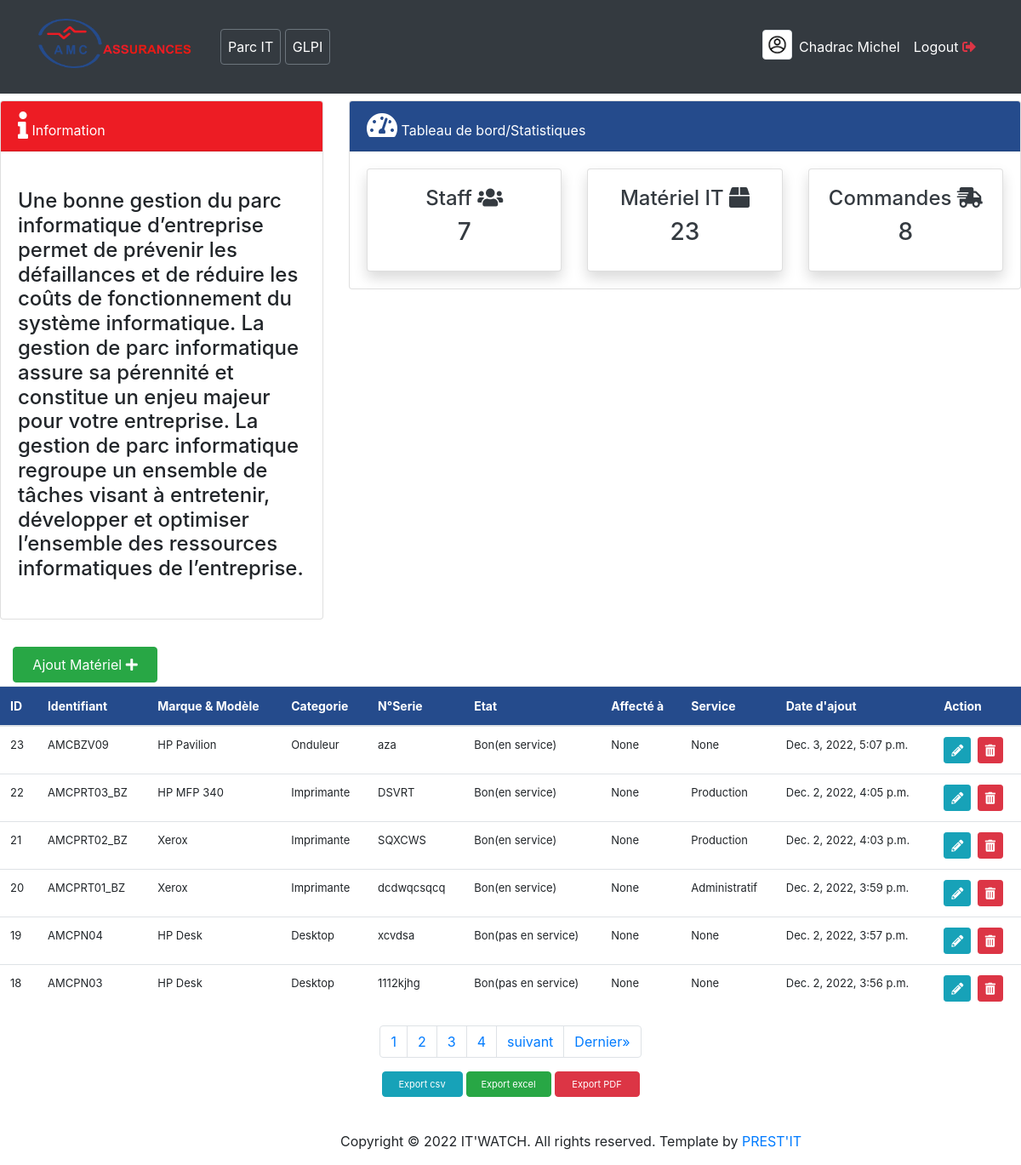
Screenshot of /product/ (signed in) with the database file from the repository.
### user/models.py (models this page shows, shortened)
class Profile(models.Model):
    staff = models.OneToOneField(User, on_delete=models.CASCADE, null=True)
    address = models.CharField(max_length=200, null=True)
    phone = models.CharField(max_length=20, null=True)
    image = models.ImageField(default='avatar.jpg', upload_to='Profile_Images', null=True)
    job_function = models.CharField(max_length=200, null=True)

### dashboard/models.py (models this page shows, shortened)
class Product(models.Model):
    identifiant = models.CharField(max_length=255, blank=True, unique=True, null=True)
    categorie = models.CharField(max_length=255, blank=True, null=True, choices=CATEGORY)
    etat = models.CharField(max_length=255, blank=True, null=True, choices=ETAT)
    departement = models.CharField(max_length=255, blank=True, null=True, choices=DEPARTEMENT)
    affecte_a = models.CharField(max_length=255, blank=True, null=True, choices=UTILISATEUR)
    date_achat = models.DateField(blank=True, null=True)
    prix_achat = models.DecimalField(max_digits=10, decimal_places=2, blank=True, null=True)
    marque_modele = models.CharField(max_length=255, null=True)
    noSerie = models.CharField(max_length=20, null=True, unique=True)
    date_affectation = models.DateField(blank=True, null=True)
    observation = models.TextField(max_length=250, blank=True, null=True)
    created_at = models.DateTimeField(auto_now_add=True)
    updated_at = models.DateTimeField(auto_now_add=True)
    objects = models.Manager()
    class Meta:
        verbose_name_plural = 'Liste du matériel' # On change le nom de cette table dans l'Admin Panel

### dashboard/views.py (the view)
# urls.py: path('product/', views.product, name='dashboard-product'),
@login_required()  # on met ce "decorators" pârtout où l'on veut que le user soit connecté avant d'y acceder
def product(request):
    pi = Product.objects.all().order_by('-updated_at')
    p = Paginator(pi, 6) #Pagination par 9, c-à-d chaque page affichera 9 élements #Usisng SQL
    page = request.GET.get('page')
    queryset = p.get_page(page)
    nums = "a" * queryset.paginator.num_pages #POUR AFFICHER LE NOMBRE EXACT DES PAGES et afiicher le nombres exact
    workers_count = User.objects.all().count()
    products_count = Product.objects.all().count()
    orders_count = Order.objects.all().count()
    if request.method == 'POST':
        form = ProductForm(request.POST or '')
        if form.is_valid():
            form.save()
            product_name = form.cleaned_data.get('identifiant')
            product_modele = form.cleaned_data.get('marque_modele')
            messages.success(request, f"{product_name}-{product_modele} a été ajouté avec succès")
            return redirect('dashboard-product')  # puis on redirige vers la page de la liste
    else:
        form = ProductForm()
    title = "Liste du matériel"
    context = {
        'title': title,
        'queryset': queryset,
        'nums': nums,
        'form' : form,
        'workers_count': workers_count,
        'products_count': products_count,
        'orders_count': orders_count,
    }
    return render(request, 'dashboard/product.html', context)

### dashboard/templates/dashboard/product.html (shortened to what this page needs)
{% extends 'partials/base.html' %}
{% load crispy_forms_tags %}
{% block content %}
{% include 'partials/topnav.html' %}
<div class="row my-4">
    <div class="col-md-12">
        <div class="col-md-2">
            <div class="mt-2 mb-1">
                <a class="nav-link text-white btn btn-success" data-toggle="modal" data-target="#addModal" href="">Ajout Matériel <i class="fas fa-plus"></i></a>
            </div>
        </div>
        <table class="table bg-white" >
            <thead class=" text-white" style="background-color: rgb(37, 75, 140);font-size:14px ;">
                <tr>
                    <th>ID</th>
                    <th>Identifiant</th>
                    <th>Marque & Modèle</th>
                    <th>Categorie</th>
                    <th>N°Serie</th>
                    <th>Etat</th>
                    <th>Affecté à</th>
                    <th>Service</th>
                    <th>Date d'ajout</th>
                    <th>Action</th>
                </tr>
            </thead>
            <tbody style="font-size:13px ;">
                {% for instance in queryset %}
                <tr>
                    <td>{{instance.id}}</td>
                    <td>{{instance.identifiant}}</td>
                    <td>{{instance.marque_modele}}</td>
                    <td>{{instance.categorie}}</td>
                    <td>{{instance.noSerie}}</td>
                    <td>{{instance.etat}}</td>
                    <td>{{instance.affecte_a}}</td>
                    <td>{{instance.departement}}</td>
                    <td>{{instance.created_at}}</td>
                    <td>
                        <a class="btn btn-info btn-sm"
                            href="{% url 'dashboard-updatedata' instance.id %}"> <i class="fas fa-pencil-alt" data-toggle="modal" data-target=""></i></a>
                        <a class="btn btn-danger btn-sm ml-1"
                            href="#"><i class="fas fa-trash-alt" data-toggle="modal" data-target="#deleteModal"></i></a>
                    </td>
                </tr>
                {% endfor %}
            </tbody>
        </table>
        <div class="clearfix">
                <nav aria-label="Page navigation example">
                    <ul class="pagination justify-content-center">
                        {% for i in nums %}
                        <li class="page-item"><a href="?page={{forloop.counter}}" class="page-link">{{forloop.counter}}</a></li>
                        {% endfor %}
                        {% if queryset.has_next %}
                            <li class="page-item"><a class="page-link" href="?page={{queryset.next_page_number}}">suivant</a></li>
                            <li class="page-item"><a class="page-link" href="?page={{queryset.paginator.num_pages}}"> Dernier&raquo;</a></li>
                        {% endif %}
                    </ul>
                    <ul class="pagination justify-content-center mt-3">
                        <li>
                            <a class=" btn btn-info mr-1"  style="width:95px; font-size:11px" href="{% url 'dashboard-product_csv' %}">Export csv</a>
                        </li>
                        <li>
                            <a class=" btn btn-success mr-1"  style="width:100px; font-size:11px" href="{% url 'dashboard-export_excel' %}">Export excel</a>
                        </li>
                        <li>
                            <a class=" btn btn-danger "  style="width:100px; font-size:11px" href="{% url 'dashboard-export_pdf' %}">Export PDF</a>
                        </li>
                    </ul>
                </nav>
        </div>
    </div>
</div>
{% endblock %}

### dashboard/templates/partials/nav.html (shortened to what this page needs)
{% load static %}
<nav class="navbar navbar-expand-lg navbar-info bg-dark">
    <div class="container">
        {% if user.is_authenticated %}
        <a class="navbar-brand text-white"  href="{% url 'dashboard-index' %}">
            <img src="{% static 'img/Logo_AMC.png' %}" alt="AMC Asssurances" style="width: 180px; margin-bottom:8px; margin-right:18px;" />
        </a>
        <div class="collapse navbar-collapse" id="navbarSupportedContent">
            <ul class="navbar-nav mr-auto">
                <li class="nav-item active">
                    <a class="nav-link text-white undeline btn btn-outline-secondary" href="{% url 'dashboard-index' %}" >Parc IT</a>
                </li>&nbsp;
                <li class="nav-item active">
                    <a class="nav-link text-white btn btn-outline-secondary" href="#" >GLPI</a>
                </li>
            </ul>
            <ul class="navbar-nav ml-auto">
                <li class="nav-item active">
                        <a href="{% url 'user-profile' %}"><img style="width: 35px ;" class="img-thumbnail" src="{{user.profile.image.url}}" alt="profile img"></a>
                </li>
                <li class="nav-item active">
                        <a class="nav-link text-white"  href="{% url 'user-profile' %}"> {{user.first_name}}
                        </a>
                </li>
                <li class="nav-item">
                    <a class="nav-link text-white" data-toggle="modal" data-target="#exampleModal" href="{% url 'user-logout' %}">Logout&nbsp;<i class="fas fa-sign-out-alt text-danger" ></i></a>
                </li>
            </ul>
            {% else %}
            <ul class="navbar-nav ml-auto">
                <li class="nav-item">
                    <a class="nav-link text-white" href="{% url 'user-login' %}">Login</a>
                </li>
            </ul>
            {% endif %}
        </div>
    </div>
</nav>

### dashboard/static/css/all.css (style rules this page uses)
.fa,.fab,.fad,.fal,.far,.fas { -moz-osx-font-smoothing:grayscale;-webkit-font-smoothing:antialiased;display:inline-block;font-style:normal;font-variant:normal;text-rendering:auto;line-height:1 }
.fa-pencil-alt:before { content:"\f303" }
.fa-plus:before { content:"\f067" }
.fa-sign-out-alt:before { content:"\f2f5" }
.fa-trash-alt:before { content:"\f2ed" }

### dashboard/static/css/style.css (style rules this page uses)
body { background: rgb(230, 227, 227); }

### rows the page displays
Product: id "23", identifiant "AMCBZV09", marque_modele "HP Pavilion", categorie "Onduleur", noSerie "aza", etat "Bon(en service)", affecte_a "None", departement "None", created_at "Dec. 3, 2022, 5:07 p.m."
Product: id "22", identifiant "AMCPRT03_BZ", marque_modele "HP MFP 340", categorie "Imprimante", noSerie "DSVRT", etat "Bon(en service)", affecte_a "None", departement "Production", created_at "Dec. 2, 2022, 4:05 p.m."
Product: id "21", identifiant "AMCPRT02_BZ", marque_modele "Xerox", categorie "Imprimante", noSerie "SQXCWS", etat "Bon(en service)", affecte_a "None", departement "Production", created_at "Dec. 2, 2022, 4:03 p.m."
Product: id "20", identifiant "AMCPRT01_BZ", marque_modele "Xerox", categorie "Imprimante", noSerie "dcdwqcsqcq", etat "Bon(en service)", affecte_a "None", departement "Administratif", created_at "Dec. 2, 2022, 3:59 p.m."
Product: id "19", identifiant "AMCPN04", marque_modele "HP Desk", categorie "Desktop", noSerie "xcvdsa", etat "Bon(pas en service)", affecte_a "None", departement "None", created_at "Dec. 2, 2022, 3:57 p.m."
Product: id "18", identifiant "AMCPN03", marque_modele "HP Desk", categorie "Desktop", noSerie "1112kjhg", etat "Bon(pas en service)", affecte_a "None", departement "None", created_at "Dec. 2, 2022, 3:56 p.m."

### other values shown
{{ user.first_name }} "Chadrac Michel"
{{ workers_count }} "7"
{{ products_count }} "23"
{{ orders_count }} "8"
